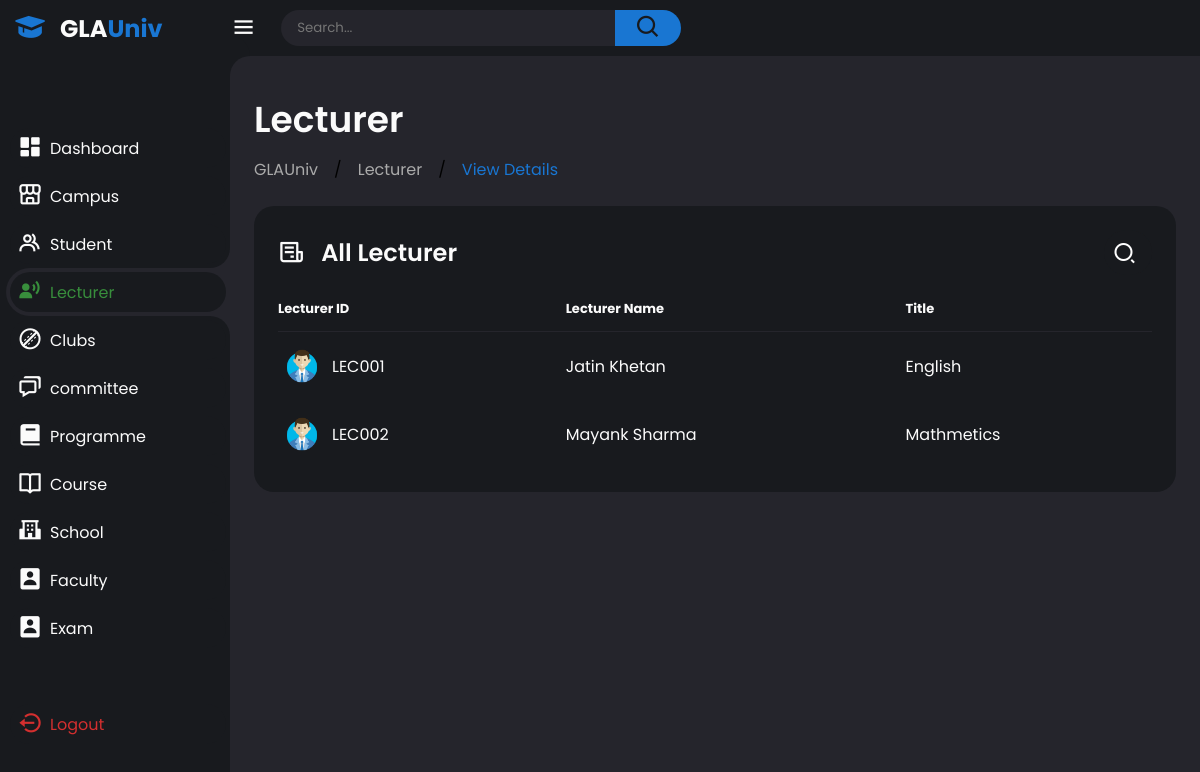
/All_files/View/lecturer_view.php (signed in), run on the app's committed database.
### tables this page shows
CREATE TABLE `lecturer` (
  `lecturer_id` varchar(11) NOT NULL,
  `lecturer_name` varchar(255) DEFAULT NULL,
  `title` varchar(100) DEFAULT NULL,
  `office_room` varchar(50) DEFAULT NULL,
  `school_id` int(11) DEFAULT NULL,
  `supervisor_id` varchar(11) DEFAULT NULL,
  `Joining_Date` date NOT NULL DEFAULT current_timestamp()
);

### All_files/View/lecturer_view.php (the view, shortened to what this page needs)
<?php
include("../php_files/Database.php");
?>
<!DOCTYPE html>
<html lang="en">
<head>
    <link href='https://unpkg.com/boxicons@2.1.4/css/boxicons.min.css' rel='stylesheet'>
    <link rel="stylesheet" href="../../css files/Panel.css">
    <link href="https://cdn.jsdelivr.net/npm/remixicon@2.5.0/fonts/remixicon.css" rel="stylesheet">
    <link rel="stylesheet" href="../../css files/search.css">
</head>
<body class="dark">
    <div class="sidebar">
        <a href="#" class="logo">
            <i class='bx bxs-graduation'></i>
            <div class="logo-name"><span>GLA</span>Univ</div>
        </a>
        <ul class="side-menu">
            <li><a href="../dashboard/Panel.php"><i class='bx bxs-dashboard'></i>Dashboard</a></li>
            <li><a href="../dashboard/Campus.php"><i class='bx bx-store-alt'></i>Campus</a></li>
            <li><a href="../dashboard/Student.php"><i class='bx bx-group' ></i>Student</a></li>
            <li  class="active"><a href="../dashboard/lecturer.php"><i class='bx bxs-user-voice' ></i>Lecturer</a></li>
            <li><a href="../dashboard/clubs.php"><i class='bx bx-cricket-ball' ></i>Clubs</a></li>
            <li><a href="../dashboard/committee.php"><i class='bx bx-chat' ></i>committee</a></li>
            <li><a href="../dashboard/programme.php"><i class='bx bxs-book' ></i>Programme</a></li>
            <li><a href="../dashboard/course.php"><i class='bx bx-book-open' ></i>Course</a></li>
            <li><a href="../dashboard/school.php"><i class='bx bxs-school' ></i>School</a></li>
            <li><a href="../dashboard/faculty.php"><i class='bx bxs-user-rectangle' ></i>Faculty</a></li>
            <li><a href="../dashboard/exam.php"><i class='bx bxs-user-rectangle' ></i>Exam</a></li>
        </ul>
        <ul class="side-menu">
            <li>
                <a href="Logout.php" class="logout">
                    <i class='bx bx-log-out-circle'></i>
                    Logout
                </a>
            </li>
        </ul>
    </div>
    <div class="content">
        <nav>
            <i class='bx bx-menu'></i>
            <form action="#">
                <div class="form-input">
                    <input type="search" placeholder="Search...">
                    <button class="search-btn" type="submit"><i class='bx bx-search'></i></button>
                </div>
            </form>
        </nav>
        <main>
            <div class="header">
                <div class="left">
                    <h1>Lecturer</h1>
                    <ul class="breadcrumb">
                        <li><a href="#">
                                GLAUniv
                            </a></li>
                        /
                        <li><a href="#">Lecturer</a></li>
                        /
                        <li><a href="#" class="active">View Details</a></li>
                    </ul>
                </div>
            </div>
            <div class="bottom-data">
                <div class="orders">
                    <div class="header">
                        <i class='bx bx-receipt'></i>
                        <h3>All Lecturer</h3>
                        <form action="https://www.google.com/search" class="search" id="search-bar">
                            <div class="search__button" id="search-button">
                                <i class="ri-search-2-line search__icon"></i>
                            </div>
                        </form>
                    </div>
                    <table>
                        <thead>
                            <tr>
                                <th>Lecturer ID</th>
                                <th>Lecturer Name</th>
                                <th>Title</th>
                            </tr>
                        </thead>
                        <tbody>
                            <?php
                                $recent_staff = "SELECT * FROM lecturer";
                                $result = mysqli_query($conn, $recent_staff);
                                if ($result) {
                                    if (mysqli_num_rows($result) > 0) {
                                        while ($row = mysqli_fetch_assoc($result)) {
                                            echo '<tr>';
                                            echo '<td>';
                                            echo '<img src="../../images/User.png">';
                                            echo '<p>' . $row['lecturer_id'] . '</p>';
                                            echo '</td>';
                                            echo '<td>' . $row['lecturer_name'] . '</td>';
                                            echo '<td>' . $row['title'] . '</td>';
                                            echo '</tr>';
                                        }
                                    }
                                     else {
                                        echo '<tr><td colspan="3">No recent students found.</td></tr>';
                                    }
                                } else {
                                    echo 'Error: ' . mysqli_error($connection);
                                }
                            ?>
                        </tbody>
                    </table>
                </div>
            </div>
        </main>
    </div>
</body>
</html>

### css files/search.css (style rules this page uses)
:root { --dark-color: hsl(222, 24%, 8%); --white-color: #fff; --body-color: hsl(222, 100%, 99%); --body-font: "Poppins", sans-serif; --small-font-size: .813rem; }
@media screen and (min-width: 968px) { :root { --small-font-size: .875rem; } }
.search { position: relative; width: 48px; height: 45px; background-color: #181a1e; border-radius: 10rem; padding: 10px; overflow: hidden; transition: width 0.5s cubic-bezier(0.9, 0, 0.3, 0.9); }
.search__button { width: 57px; height: 57px; background-color:#181a1e; border-radius: 50%; position: absolute; top: 0; bottom: 0; right: -1px; margin: auto; display: grid; place-items: center; cursor: pointer; transition: transform 0.6s cubic-bezier(0.9, 0, 0.3, 0.9); }
.search__icon, .search__close { color: var(--white-color); font-size: 1.5rem; position: absolute; transition: opacity 0.5s cubic-bezier(0.9, 0, 0.3, 0.9); }

### data on the page
lecturer: lecturer_id "LEC001", lecturer_name "Jatin Khetan", title "English"
lecturer: lecturer_id "LEC002", lecturer_name "Mayank Sharma", title "Mathmetics"
